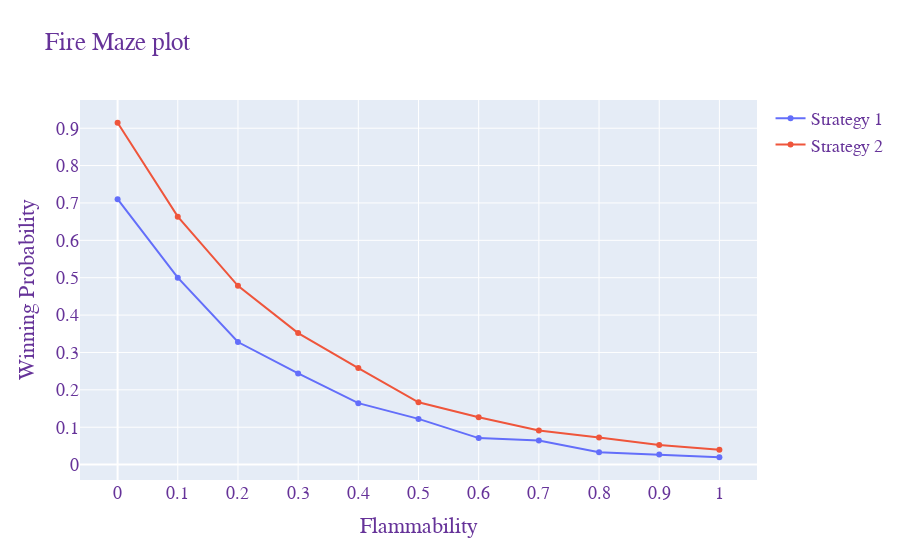

Here is the notebook cell this chart was saved with:
### Code cell
import plotly.graph_objects as go
import pandas as pd
cols=['winning probability', 'flammability', 'Fair trails']
data= pd.read_csv("D:/Study/Intro_AI/Project_files/Strategy_1_output.csv",usecols=cols)
sdata= pd.read_csv("D:/Study/Intro_AI/Project_files/Strategy_2_output.csv",usecols=cols)

fig = go.Figure()

fig.add_trace(
    go.Scatter(
        x=data['flammability'],
        y=data['winning probability'],
        name = 'Strategy 1',
        hovertemplate =
    '<i>Win Prob</i>: %{y:.2f}'+
    '<br><b>Flammability</b>: %{x}<br>'+
    '<b>%{text}</b>',
    text = ['Custom text {}'.format(i + 1) for i in range(5)]
    ))

fig.add_trace(
    go.Scatter(
        x=sdata['flammability'],
        y=sdata['winning probability'],
        name = 'Strategy 2'
    ))

fig.update_layout(
    title="Fire Maze plot",
    xaxis_title="Flammability",
    yaxis_title="Winning Probability",
    font=dict(
        family="Courier New, monospace",
        size=18,
        color="RebeccaPurple"
    )
)

fig.update_layout(
    xaxis = dict(
        tickmode = 'linear',
        tick0 = 0,
        dtick = 0.1
    ),
    yaxis = dict(
        tickmode = 'linear',
        tick0 = 0,
        dtick = 0.1
    )
)


fig.show()

### Figure 1 — Plotly figure (JSON) as saved in the notebook; plotly's stock layout.template omitted (floating-point values rounded to 4 significant figures)
{"data": [{"hovertemplate": "<i>Win Prob</i>: %{y:.2f}<br><b>Flammability</b>: %{x}<br><b>%{text}</b>", "name": "Strategy 1", "text": ["<built-in method format of str object at 0x0000025BA6412E30>"], "type": "scatter", "x": [0, 0.1, 0.2, 0.3, 0.4, 0.5, 0.6, 0.7, 0.8, 0.9, 1], "y": [0.7101, 0.5, 0.3279, 0.2438, 0.1644, 0.1222, 0.07091, 0.06436, 0.03306, 0.027, 0.01963]}, {"name": "Strategy 2", "type": "scatter", "x": [0, 0.1, 0.2, 0.3, 0.4, 0.5, 0.6, 0.7, 0.8, 0.9, 1], "y": [0.9146, 0.6634, 0.4783, 0.3519, 0.2583, 0.1668, 0.1264, 0.09106, 0.07246, 0.05226, 0.03969]}], "layout": {"font": {"color": "RebeccaPurple", "family": "Courier New, monospace", "size": 18}, "title": {"text": "Fire Maze plot"}, "xaxis": {"dtick": 0.1, "tick0": 0, "tickmode": "linear", "title": {"text": "Flammability"}}, "yaxis": {"dtick": 0.1, "tick0": 0, "tickmode": "linear", "title": {"text": "Winning Probability"}}}}
